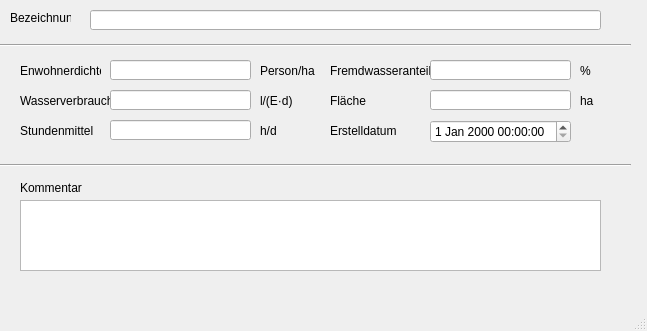
<?xml version="1.0" encoding="UTF-8"?>
<ui version="4.0">
 <class>MainWindow</class>
 <widget class="QMainWindow" name="MainWindow">
  <property name="enabled">
   <bool>true</bool>
  </property>
  <property name="geometry">
   <rect>
    <x>0</x>
    <y>0</y>
    <width>647</width>
    <height>331</height>
   </rect>
  </property>
  <property name="windowTitle">
   <string>MainWindow</string>
  </property>
  <widget class="QWidget" name="centralwidget">
   <widget class="QLabel" name="label_20">
    <property name="geometry">
     <rect>
      <x>330</x>
      <y>60</y>
      <width>111</width>
      <height>21</height>
     </rect>
    </property>
    <property name="text">
     <string>Fremdwasseranteil</string>
    </property>
   </widget>
   <widget class="QLabel" name="label">
    <property name="geometry">
     <rect>
      <x>10</x>
      <y>10</y>
      <width>61</width>
      <height>16</height>
     </rect>
    </property>
    <property name="text">
     <string>Bezeichnung</string>
    </property>
   </widget>
   <widget class="Line" name="line">
    <property name="geometry">
     <rect>
      <x>0</x>
      <y>30</y>
      <width>631</width>
      <height>31</height>
     </rect>
    </property>
    <property name="orientation">
     <enum>Qt::Horizontal</enum>
    </property>
   </widget>
   <widget class="QLabel" name="label_14">
    <property name="geometry">
     <rect>
      <x>20</x>
      <y>180</y>
      <width>81</width>
      <height>16</height>
     </rect>
    </property>
    <property name="text">
     <string>Kommentar</string>
    </property>
   </widget>
   <widget class="QLabel" name="label_11">
    <property name="geometry">
     <rect>
      <x>260</x>
      <y>120</y>
      <width>41</width>
      <height>21</height>
     </rect>
    </property>
    <property name="text">
     <string>h/d</string>
    </property>
   </widget>
   <widget class="QLabel" name="label_5">
    <property name="geometry">
     <rect>
      <x>20</x>
      <y>90</y>
      <width>91</width>
      <height>21</height>
     </rect>
    </property>
    <property name="text">
     <string>Wasserverbrauch</string>
    </property>
   </widget>
   <widget class="QLabel" name="label_8">
    <property name="geometry">
     <rect>
      <x>260</x>
      <y>60</y>
      <width>61</width>
      <height>21</height>
     </rect>
    </property>
    <property name="text">
     <string>Person/ha</string>
    </property>
   </widget>
   <widget class="QLabel" name="label_70">
    <property name="geometry">
     <rect>
      <x>330</x>
      <y>120</y>
      <width>71</width>
      <height>21</height>
     </rect>
    </property>
    <property name="text">
     <string>Erstelldatum</string>
    </property>
   </widget>
   <widget class="Line" name="line_2">
    <property name="geometry">
     <rect>
      <x>0</x>
      <y>150</y>
      <width>631</width>
      <height>31</height>
     </rect>
    </property>
    <property name="orientation">
     <enum>Qt::Horizontal</enum>
    </property>
   </widget>
   <widget class="QLabel" name="label_6">
    <property name="geometry">
     <rect>
      <x>20</x>
      <y>120</y>
      <width>81</width>
      <height>21</height>
     </rect>
    </property>
    <property name="text">
     <string>Stundenmittel</string>
    </property>
   </widget>
   <widget class="QLabel" name="label_10">
    <property name="geometry">
     <rect>
      <x>260</x>
      <y>90</y>
      <width>41</width>
      <height>21</height>
     </rect>
    </property>
    <property name="text">
     <string>l/(E·d)</string>
    </property>
   </widget>
   <widget class="QLabel" name="label_3">
    <property name="geometry">
     <rect>
      <x>20</x>
      <y>60</y>
      <width>81</width>
      <height>21</height>
     </rect>
    </property>
    <property name="text">
     <string>Enwohnerdichte</string>
    </property>
   </widget>
   <widget class="QLabel" name="label_21">
    <property name="geometry">
     <rect>
      <x>330</x>
      <y>90</y>
      <width>111</width>
      <height>21</height>
     </rect>
    </property>
    <property name="text">
     <string>Fläche</string>
    </property>
   </widget>
   <widget class="QLabel" name="label_12">
    <property name="geometry">
     <rect>
      <x>580</x>
      <y>90</y>
      <width>41</width>
      <height>21</height>
     </rect>
    </property>
    <property name="text">
     <string>ha</string>
    </property>
   </widget>
   <widget class="QLabel" name="label_9">
    <property name="geometry">
     <rect>
      <x>580</x>
      <y>60</y>
      <width>41</width>
      <height>21</height>
     </rect>
    </property>
    <property name="text">
     <string>%</string>
    </property>
   </widget>
   <widget class="QLineEdit" name="tgnam">
    <property name="geometry">
     <rect>
      <x>90</x>
      <y>10</y>
      <width>511</width>
      <height>20</height>
     </rect>
    </property>
   </widget>
   <widget class="QLineEdit" name="ewdichte">
    <property name="geometry">
     <rect>
      <x>110</x>
      <y>60</y>
      <width>141</width>
      <height>20</height>
     </rect>
    </property>
   </widget>
   <widget class="QLineEdit" name="wverbrauch">
    <property name="geometry">
     <rect>
      <x>110</x>
      <y>90</y>
      <width>141</width>
      <height>20</height>
     </rect>
    </property>
   </widget>
   <widget class="QLineEdit" name="stdmittel">
    <property name="geometry">
     <rect>
      <x>110</x>
      <y>120</y>
      <width>141</width>
      <height>20</height>
     </rect>
    </property>
   </widget>
   <widget class="QLineEdit" name="fremdwas">
    <property name="geometry">
     <rect>
      <x>430</x>
      <y>60</y>
      <width>141</width>
      <height>20</height>
     </rect>
    </property>
   </widget>
   <widget class="QLineEdit" name="flaeche">
    <property name="geometry">
     <rect>
      <x>430</x>
      <y>90</y>
      <width>141</width>
      <height>20</height>
     </rect>
    </property>
   </widget>
   <widget class="QTextEdit" name="kommentar">
    <property name="geometry">
     <rect>
      <x>20</x>
      <y>200</y>
      <width>581</width>
      <height>71</height>
     </rect>
    </property>
   </widget>
   <widget class="QgsDateTimeEdit" name="createdat">
    <property name="geometry">
     <rect>
      <x>430</x>
      <y>120</y>
      <width>141</width>
      <height>23</height>
     </rect>
    </property>
   </widget>
  </widget>
  <widget class="QMenuBar" name="menubar">
   <property name="geometry">
    <rect>
     <x>0</x>
     <y>0</y>
     <width>647</width>
     <height>21</height>
    </rect>
   </property>
  </widget>
  <widget class="QStatusBar" name="statusbar"/>
 </widget>
 <customwidgets>
  <customwidget>
   <class>QgsDateTimeEdit</class>
   <extends>QDateTimeEdit</extends>
   <header>qgsdatetimeedit.h</header>
  </customwidget>
 </customwidgets>
 <tabstops>
  <tabstop>tgnam</tabstop>
  <tabstop>ewdichte</tabstop>
  <tabstop>wverbrauch</tabstop>
  <tabstop>stdmittel</tabstop>
  <tabstop>fremdwas</tabstop>
  <tabstop>flaeche</tabstop>
  <tabstop>createdat</tabstop>
  <tabstop>kommentar</tabstop>
 </tabstops>
 <resources/>
 <connections/>
</ui>
